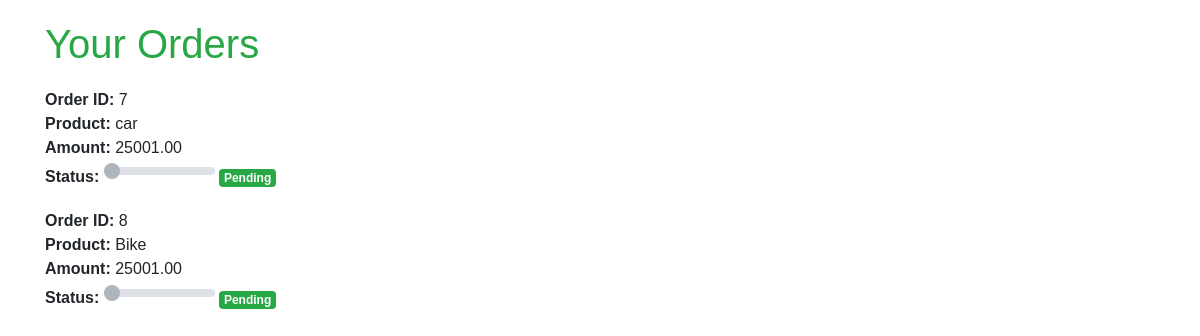
/buyer/my-order/ (signed in), run on the app's committed database.
### buyer/models.py (models this page shows, shortened)
class Order(models.Model):
    product = models.ForeignKey(Payment, related_name="orders", on_delete=models.CASCADE)
    seller = models.ForeignKey('seller.SellerModel', on_delete=models.SET_NULL, null=True, blank=True, related_name='orders')
    ORDER_STATUS = (
        ('Pending', 'Pending'),
        ('Shipped', 'Shipped'),
        ('Delivered', 'Delivered'),
    )
    orderstatus = models.CharField(max_length=20, choices=ORDER_STATUS, default='Pending')

class Payment(models.Model):
    product = models.ForeignKey(Product, on_delete=models.CASCADE)
    buyer = models.ForeignKey(BuyerModel, on_delete=models.SET_NULL, null=True, blank=True, related_name='paid_products')
    amount = models.DecimalField(max_digits=10, decimal_places=2, null=True, blank=True)

### seller/models.py (models this page shows, shortened)
class Product(models.Model):
    seller = models.ForeignKey(SellerModel, on_delete=models.CASCADE)
    name = models.CharField(max_length=100)
    stock = models.IntegerField(null = True)
    pro_image = models.ImageField(upload_to='pro_image/',null=True)
    min_price = models.DecimalField(max_digits=10, decimal_places=2,null = True)
    max_price = models.DecimalField(max_digits=10, decimal_places=2, null=True, blank=True)
    description = models.TextField()
    CATEGORY_CHOICES = (
        ('Electronics', 'Electronics'),
        ('Home', 'Home'),
        ('Furniture', 'Furniture'),
        ('Vehicle' , 'Vehicle' )
    )
    category = models.CharField(max_length=20, choices=CATEGORY_CHOICES)
    winner = models.ForeignKey('buyer.BuyerModel', on_delete=models.SET_NULL, null=True, blank=True, related_name='won_products')
    is_closed = models.BooleanField(default= False, null=True, blank=True)
    is_paid = models.BooleanField(default=False)

### buyer/views.py (the view)
# urls.py: path('my-order/',views.MyOrdersView, name='my-order'),
def MyOrdersView(request):
    if 'email' in request.session:
        email = request.session['email']
        try:
            orders = Order.objects.filter(product__buyer__email=email)
            return render(request, 'myorder.html', {'orders': orders})
        except Order.DoesNotExist:
            return render(request, 'myorder.html', {'orders': []})
    return redirect('buyer_login')  # Adjust the URL name for your buyer login

### buyer/templates/myorder.html (shortened to what this page needs)
<!DOCTYPE html>
<html lang="en">
<head>
    <link rel="stylesheet" href="https://stackpath.bootstrapcdn.com/bootstrap/4.3.1/css/bootstrap.min.css">
</head>
<body>
{% if orders %}
    <div class="container">
        <h1>Your Orders</h1>
        <ul class="list-unstyled">
            {% for order in orders %}
                <li>
                    <strong>Order ID:</strong> {{ order.product.id }}<br>
                    <strong>Product:</strong> {{ order.product.product.name }}<br>
                    <strong>Amount:</strong> {{ order.product.amount }}<br>
                    <strong>Status:</strong>
                    <input type="range" class="custom-range status-slider" min="0" max="2" value="{% if order.orderstatus == 'Pending' %}0{% elif order.orderstatus == 'Shipped' %}1{% elif order.orderstatus == 'Delivered' %}2{% endif %}" disabled>
                    <span class="badge badge-success">{{ order.orderstatus }}</span><br>
                </li>
            {% endfor %}
        </ul>
    </div>
{% else %}
    <p class="text-muted">You have no orders yet.</p>
{% endif %}
</body>
</html>

### buyer/templates/myorder.html (style rules this page uses)
body { font-family: 'Arial', sans-serif; margin: 20px; }
h1 { color: #28a745; margin-bottom: 20px; }
ul { list-style-type: none; padding: 0; }
li { margin-bottom: 20px; }
.status-slider { width: 10%; }

### data on the page
Order: product.id "7", product.product.name "car", product.amount "25001.00", orderstatus "0", orderstatus "Pending"
Order: product.id "8", product.product.name "Bike", product.amount "25001.00", orderstatus "0", orderstatus "Pending"
